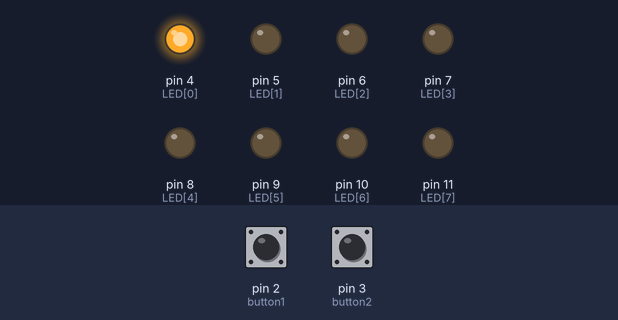
Recording of a sketch running on a simulated Arduino Uno, built with avr-gcc and run on an emulated ATmega328P. On the bench: output pins drawn as LEDs (lit = HIGH). Inputs (shaded band) come from the test bench; at power-on: pin 2 (button1) HIGH, pin 3 (button2) HIGH.

Above: at 1.2 s.
1.3 s: pin 2 (button1) pulled LOW for 0.15 s
At 2.0 s:
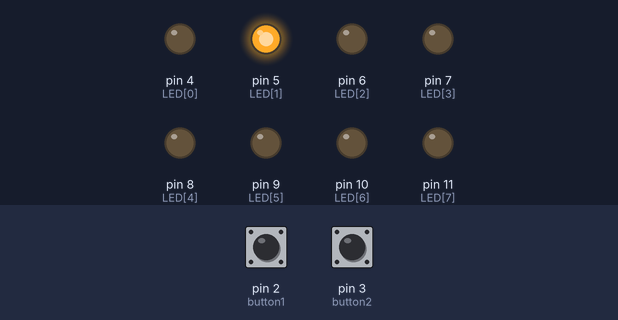
2.9 s: pin 2 (button1) pulled LOW for 1 s
At 3.3 s:
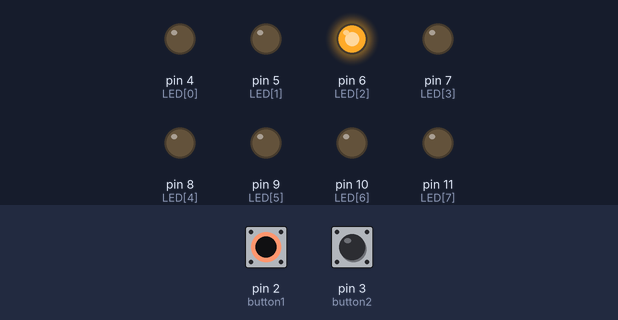
5.4 s: pin 2 (button1) pulled LOW for 0.15 s
At 6.4 s:
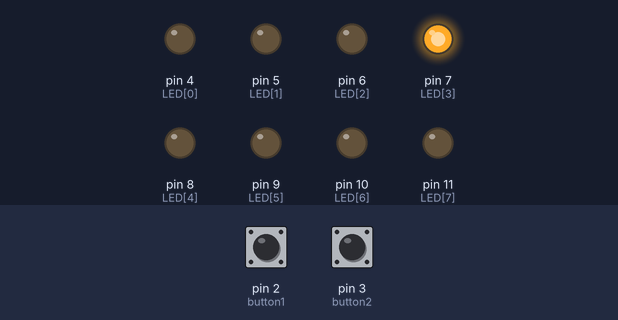
7.0 s: pin 2 (button1) pulled LOW for 3.2 s
At 7.6 s:
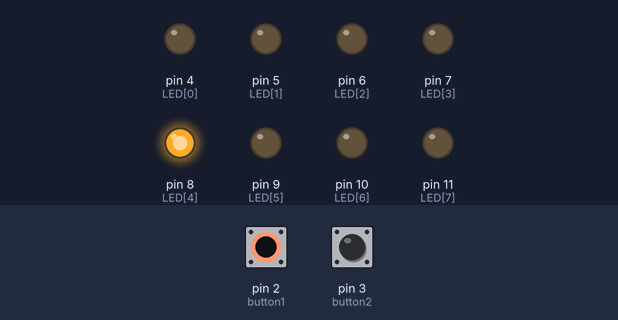
11.7 s: pin 2 (button1) pulled LOW for 0.15 s
At 12.4 s:
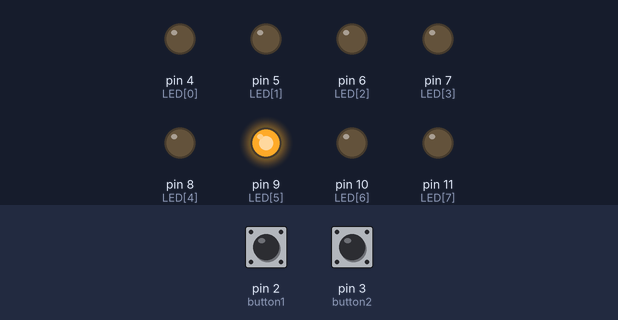
13.3 s: pin 2 (button1) pulled LOW for 1 s
At 13.6 s:
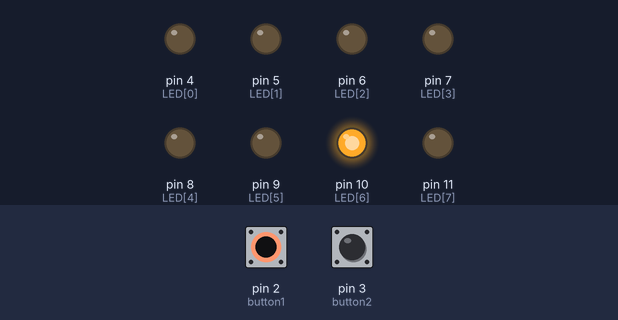
Timing chart, 0 to 16.3 s (numbered marks = the images above; inputs shaded):
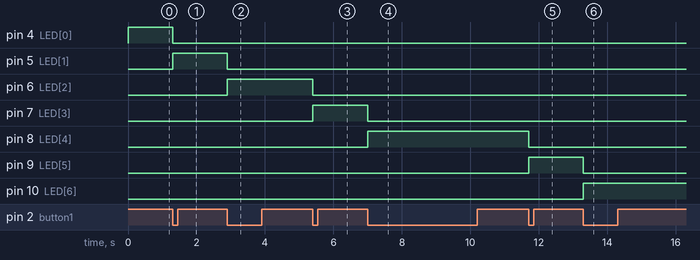

Measured:
- after the input at 1.3 s, pin 4 (LED[0]): HIGH → LOW at once; pin 5 (LED[1]): LOW → HIGH at once
- after the input at 2.9 s, pin 5 (LED[1]): HIGH → LOW at once; pin 6 (LED[2]): LOW → HIGH at once
- after the input at 5.4 s, pin 6 (LED[2]): HIGH → LOW at once; pin 7 (LED[3]): LOW → HIGH at once
- after the input at 7.0 s, pin 7 (LED[3]): HIGH → LOW at once; pin 8 (LED[4]): LOW → HIGH at once
- after the input at 11.7 s, pin 8 (LED[4]): HIGH → LOW at once; pin 9 (LED[5]): LOW → HIGH at once
- after the input at 13.3 s, pin 9 (LED[5]): HIGH → LOW at once; pin 10 (LED[6]): LOW → HIGH at once

The sketch:

interrupts_buttons_LEDs_increment_decrement.ino
```cpp
//Conectati doua butoane pe pinii digitali 2,3 si 8 LED-uri pe pinii digitali 4-12.
//La pornire este aprins primul LED.
//La fiecare apasare pe butonul de pe pinul 2 (intrerupere generata pe frontul cazator) se va
//  deplasa la stanga pozitia LED-ului aprins, iar pentru butonul de pe pinul 3 la dreapta.
//Se declara variabila globala volatila directie, care va fi modificata in rutinele de intrerupere si testata in
//  bucla principala (loop).
//directie = 0 -> deplasare stanga
//directie = 1 -> deplasare dreapta
//https://www.arduino.cc/reference/en/language/functions/interrupts/interrupts/

const int button1 = 2;
const int button2 = 3;
const int LED[] = {4,5,6,7,8,9,10,11};

volatile int directie = 0;
volatile int state = 0;

int x = 0;

void setup()
{
  pinMode(button1,INPUT);
  pinMode(button2,INPUT);
  for(int i=0; i<8; ++i)
    pinMode(LED[i],OUTPUT);

  attachInterrupt(digitalPinToInterrupt(button1),directie_stanga,FALLING);
  attachInterrupt(digitalPinToInterrupt(button2),directie_dreapta,FALLING);

  digitalWrite(LED[0],HIGH);
}

void loop()
{
//  Serial.println(digitalRead(button1));
  if(!directie && state)
  {
    digitalWrite(LED[x],LOW);
    ++x;
    check_bounds();
    digitalWrite(LED[x],HIGH);
    state = !state;
  }
  else if(directie && state)
  {
    digitalWrite(LED[x],LOW);
    --x;
    check_bounds();
    digitalWrite(LED[x],HIGH);
    state = !state;
  }
}

void directie_stanga()
{
  directie = 0;
  state = !state;
}

void directie_dreapta()
{
  directie = 1;
  state = !state;
}

void check_bounds()
{
  if(x==-1)
    x = 7;
  if(x==8)
    x = 0;
}
```
